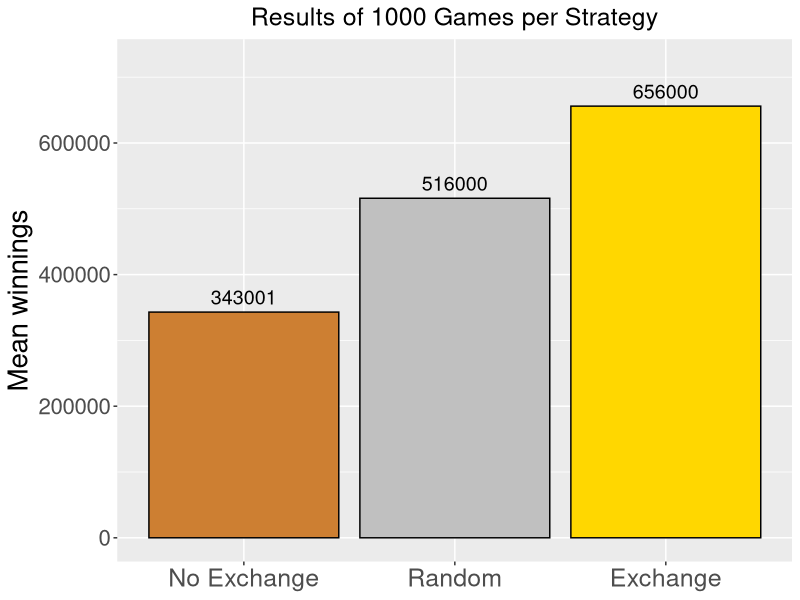

Generate this figure with R:
## ---- chunk 1
#| code-line-numbers: "|4-8"

# Player chooses a box and sticks with his choice

game_no_box_change = function(){  
  box = c(1, 1, 1000000)  
  random_choice = sample(1:3, size= 1) 
  chosen_box = box[random_choice] 
  remaining_boxes = box[-random_choice] 
  return(chosen_box)  
}

## ---- chunk 2
#| code-line-numbers: "|4-9"

# Of the two remaining boxes, the presenter opens a box containing a dime 

game_box_exchange = function(){
  boxes <- c(1000000, 1, 1)
  pick <- sample(1:3, 1)
  remaining <- setdiff(1:3, pick)
  presenter <- remaining[boxes[remaining] == 1][1]
  final_choice <- setdiff(remaining, presenter)
  return(boxes[final_choice])
}

## ---- chunk 3
#| code-line-numbers: "|4-6"

# Player chooses to keep the box chosen at the beginning or switch to the remaining box, a random choice

game_random_remain_pick = function(){   
  random_choice = sample(1:2, size= 1)    
  if (random_choice == 1) {game_box_exchange()}
  else {game_no_box_change()}
}
## ---- chunk 4
#| code-line-numbers: "|3|5-7|9-13"

# Repeat 1000 games

N <- 1000

mean_game_no_box_change <- mean(replicate(N, game_no_box_change()))
mean_game_random_remain_pick <- mean(replicate(N, game_random_remain_pick()))
mean_game_box_exchange <- mean(replicate(N, game_box_exchange()))

means <- c("No Exchange" = mean_game_no_box_change,
              "Random" = mean_game_random_remain_pick,
              "Exchange" = mean_game_box_exchange)

means
## ---- chunk 5
#| echo: false
#| fig-height: 5
#| fig-align: center


library(ggplot2)
df_means <- data.frame(
  Strategy = factor(names(means), levels = names(means)),
  Mean     = as.numeric(means)
)

ggplot(df_means, aes(x = Strategy, y = Mean, fill = Strategy)) +
  geom_col(color = "black") +
  geom_text(aes(label = round(Mean)), vjust = -0.5, size = 5) +
  scale_fill_manual(values = c("No Exchange" = "#CD7F32",
                               "Random"    = "#C0C0C0",
                               "Exchange"    = "#FFD700")) +
  scale_y_continuous(
    labels = function(x) format(x, scientific = FALSE, big.mark = ""),
    limits = c(0, max(df_means$Mean) * 1.1)
  ) +
  labs(
    title = "Results of 1000 Games per Strategy",
    y = "Mean winnings",
    x = NULL
  ) +
  theme(
    legend.position = "none",
    plot.title = element_text(size = 18, hjust = 0.5),
    axis.title.y = element_text(size = 20),
    axis.text.x  = element_text(size = 18),
    axis.text.y  = element_text(size = 16)
  )
